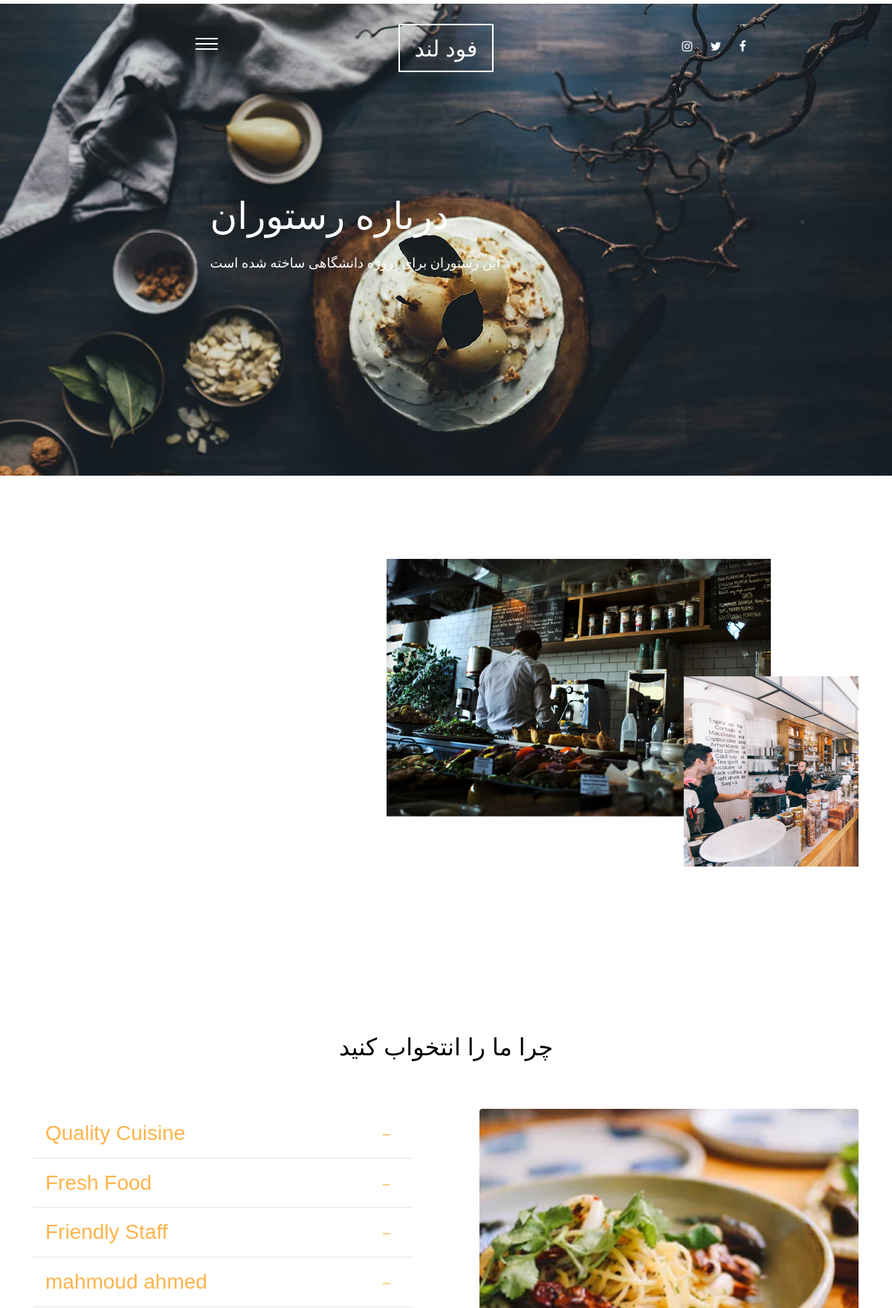
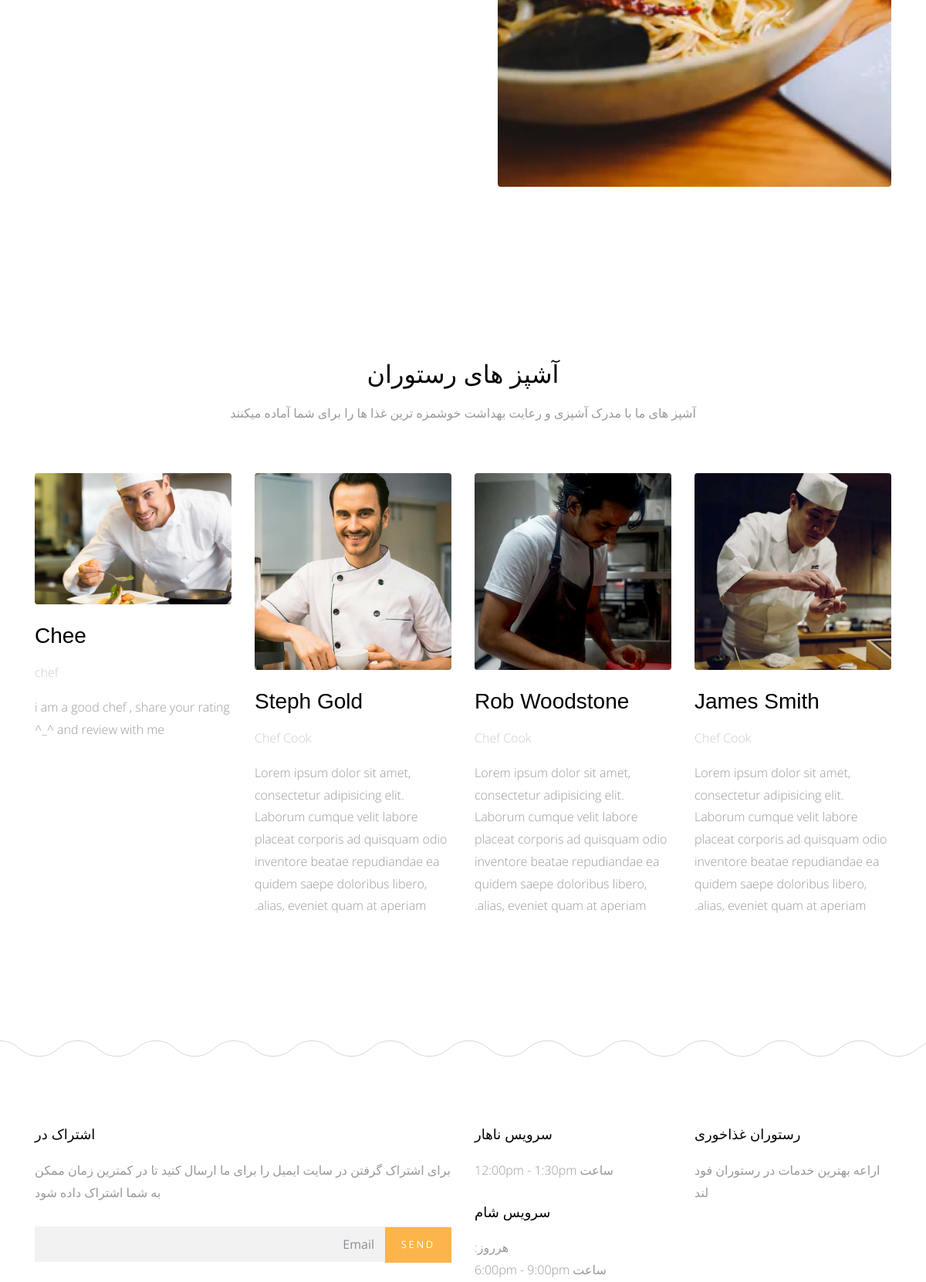
The page /about-us/ (upper part) on the database its author committed (2 pictures, top to bottom).
### aboutus/models.py (models this page shows, shortened)
class Why_Choose_Us(models.Model):
    title = models.CharField(max_length=50,verbose_name="عنوان")
    content = models.TextField(verbose_name="محتوا")
    class Meta:
        verbose_name = 'چرا ما را انتخوای کنید'
        verbose_name_plural = 'چرا ما را انتخوای کنید'

class Chef(models.Model):
    name = models.CharField(max_length=50,verbose_name="نام")
    title = models.CharField(max_length=50,verbose_name="عنوان")
    bio = models.TextField(verbose_name="بیوگرافی")
    image = models.ImageField(upload_to='chef/',verbose_name="تصاویر")
    class Meta:
        verbose_name = 'آشپز'
        verbose_name_plural = 'آشپز'

### aboutus/views.py (the view)
# urls.py: path('',views.aboutus_list , name='aboutus_list' ),
def aboutus_list(request):
    about = AboutUs.objects.last()
    why_choose_us = Why_Choose_Us.objects.all()
    chef = Chef.objects.all()
    context = {
        'about' : about ,
        'why_choose_us' : why_choose_us ,
        'chef' : chef
    }
    return render(request , 'aboutus/about.html' , context)

### aboutus/templates/aboutus/about.html (shortened to what this page needs)
{% extends 'base.html' %}
{% load static %}
{% block body %}
      <div class="main-wrap">
        <div class="cover_1 cover_sm">
          <div class="img_bg" style="background-image: url({% static 'site_static/img/slider-1.jpg' %})" data-stellar-background-ratio="0.5">
            <div class="container">
              <div class="row align-items-center justify-content-center">
                <div class="col-md-7" data-aos="fade-up">
                  <h2 class="heading">درباره رستوران</h2>
                  <p class="lead">این رستوران برای پروژه دانشگاهی ساخته شده است</p>
                </div>
              </div>
            </div>
          </div>
        </div>
        <div class="section">
          <div class="container">
            <div class="row">
              <div class="col-md-7" data-aos="fade-up">
                <img src="{% static 'site_static/img/about_1.png' %}" alt="Image placeholder" class="img-fluid">
              </div>
              <div class="col-md-5 pl-md-5" data-aos="fade-up" data-aos-delay="200">
              </div>
            </div>
          </div>
        </div>
        <div class="section">
          <div class="container">
            <div class="row justify-content-center mb-5" data-aos="fade-up">
              <div class="col-md-8  text-center">
                <h2 class="mb-3">چرا ما را انتخواب کنید</h2>
              </div>
            </div>
            <div class="row large-gutters">
              <div class="col-md-6"  data-aos="fade-up" data-aos-delay="200">
                <img src="{% static 'site_static/img/img_2.jpg' %}" alt="Image placeholder" class="img-fluid rounded">
              </div>
              <div class="col-md-6" data-aos="fade-up" data-aos-delay="300">
                <div class="accordion" id="accordion">
                  {% for info in why_choose_us %}
                    <div class="accordion-item">
                      <h3 class="mb-0">
                        <a class="btn-block p-3" data-toggle="collapse" href="#collapse{{info.id}}" role="button" aria-expanded="true" aria-controls="collapseOne">{{info.title}} </a>
                      </h3>
                    </div>
                  {% endfor %}
                </div>
              </div>
            </div>
          </div>
        </div>
        <div class="section">
          <div class="container">
            <div class="row justify-content-center mb-5" data-aos="fade-up">
              <div class="col-md-8  text-center">
                <h2 class="mb-3">آشپز های رستوران</h2>
                <p class="lead">آشپز های ما با مدرک آشپزی و رعایت بهداشت خوشمزه ترین غذا ها را برای شما آماده میکنند</p>
              </div>
            </div>
            <div class="row">
              {% for one in chef %}
                <div class="col-md-3" data-aos="fade-up" data-aos-delay="100">
                  <img src="{{one.image.url}}" alt="Image placeholder" class="img-fluid mb-4 rounded">
                  <h3 class="mb-3">{{one.name}}</h3>
                  <p class="post-meta text-muted">{{one.title}}</p>
                  <p class="mb-5">{{one.bio}}</p>
                </div>
              {% endfor %}
            </div>
          </div>
        </div>
      </div>
      {% endblock body %}

### static/site_static/css/style.css (style rules this page uses)
html { overflow-x: hidden; }
body { background: #fff; font-family: "Open Sans", cursive; font-size: 16px; line-height: 1.8; font-weight: 300; color: #999999; }
a { -webkit-transition: .3s all ease; -o-transition: .3s all ease; transition: .3s all ease; text-decoration: none; }
h1, h2, h3, h4, h5 { color: #000; font-family: "Playfair Display", Arial, sans-serif; }
h1 a, h2 a, h3 a, h4 a, h5 a { color: #000; }
.lead { font-size: 16px; }
.section { padding: 7em 0; }
.text-muted { color: #cccccc !important; }
.cover_1 { position: relative; }
.cover_1 .lead { color: #fff; font-size: 18px; }
.cover_1 .img_bg { background-repeat: no-repeat; background-size: cover !important; background-position: center center; }
.cover_1 .img_bg, .cover_1 .img_bg > .container > .row { min-height: 700px; height: 100vh; }
.cover_1.cover_sm .img_bg, .cover_1.cover_sm .img_bg > .container > .row { min-height: 600px; height: 80vh; }
.cover_1 .heading { color: white; font-weight: 300; font-size: 30px; line-height: 1.5; }
@media (min-width: 768px) { .cover_1 .heading { font-size: 50px; line-height: 1.5; } }
.large-gutters { margin-right: -45px; margin-left: -45px; }
.large-gutters > [class*="col-"] { padding-right: 45px; padding-left: 45px; }
.accordion .btn-block { position: relative; border-bottom: 1px solid #e6e6e6; }
.accordion .btn-block[aria-expanded="true"] { color: #fdb44b; }

### rows shown on the page
Why_Choose_Us: title "Quality Cuisine"
Why_Choose_Us: title "Fresh Food"
Why_Choose_Us: title "Friendly Staff"
Why_Choose_Us: title "mahmoud ahmed"
Chef: image (picture), name "James Smith", title "Chef Cook", bio "Lorem ipsum dolor sit amet, consectetur adipisicing elit. Laborum cumque velit labore placeat corporis ad quisquam odio inventore beatae repudiandae ea quidem saepe doloribus libero, alias, eveniet quam at aperiam."
Chef: image (picture), name "Rob Woodstone", title "Chef Cook", bio "Lorem ipsum dolor sit amet, consectetur adipisicing elit. Laborum cumque velit labore placeat corporis ad quisquam odio inventore beatae repudiandae ea quidem saepe doloribus libero, alias, eveniet quam at aperiam."
Chef: image (picture), name "Steph Gold", title "Chef Cook", bio "Lorem ipsum dolor sit amet, consectetur adipisicing elit. Laborum cumque velit labore placeat corporis ad quisquam odio inventore beatae repudiandae ea quidem saepe doloribus libero, alias, eveniet quam at aperiam."
Chef: image (picture), name "Chee", title "chef", bio "i am a good chef , share your rating and review with me ^_^"
